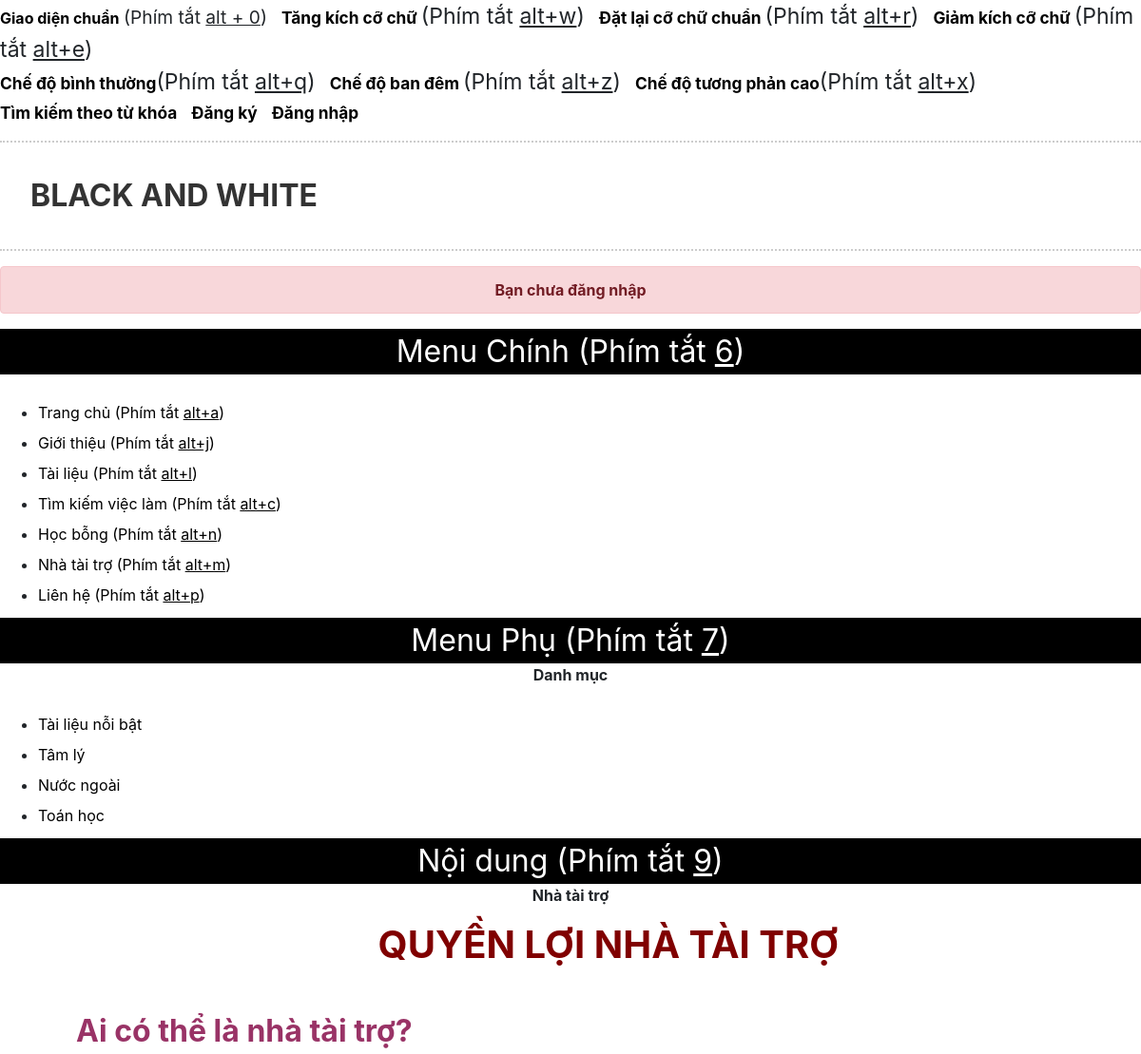
Page /aplus/index.php?page=nhataitro (upper part) on the earlier database version.
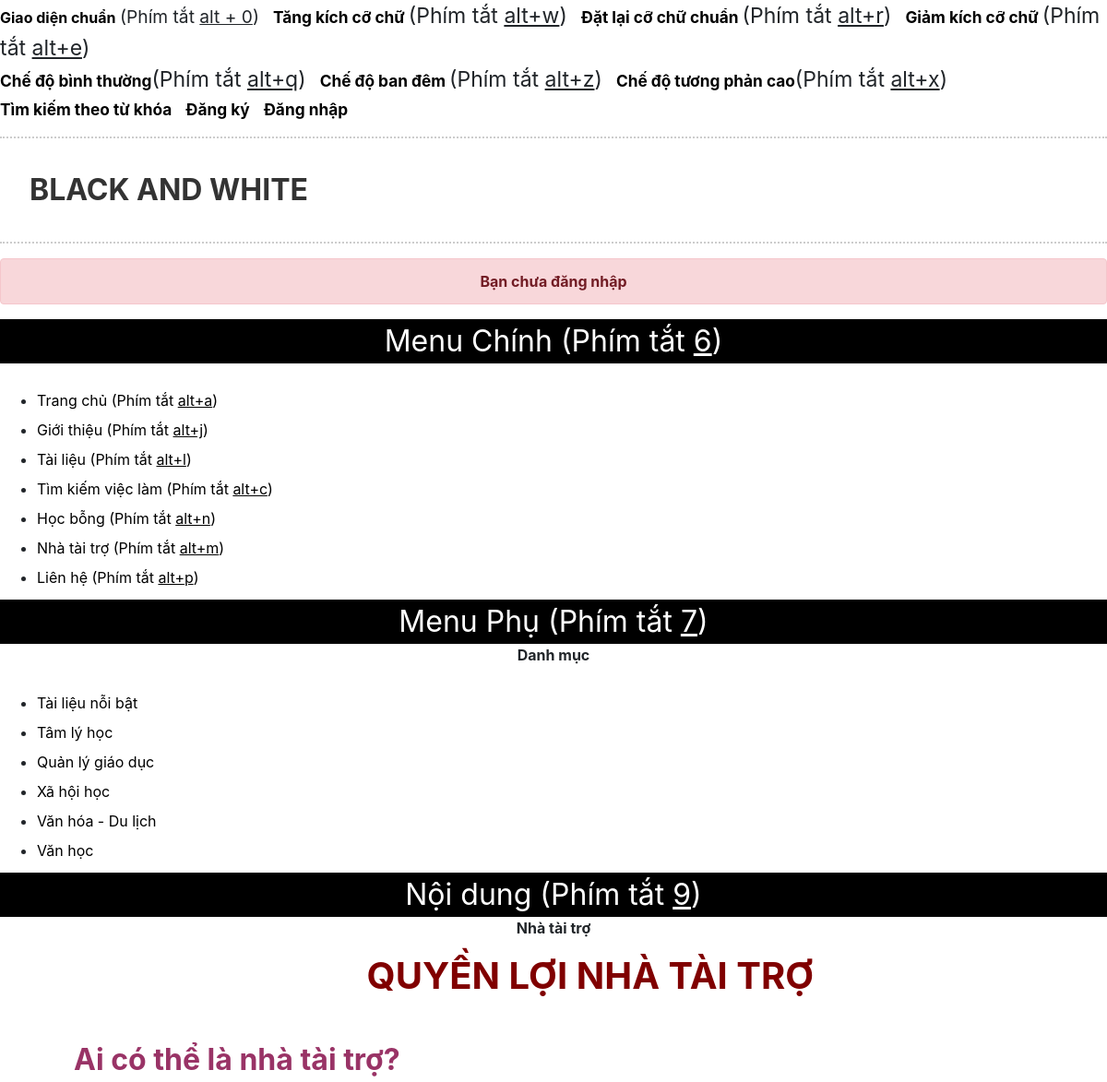
Same page on the later database version.
### tables this page shows
CREATE TABLE `category` (
  `catid` int(10) NOT NULL,
  `catname` varchar(200) NOT NULL,
  `catnameseo` varchar(200) NOT NULL
);

### class/Db.class.php (called while the page is built, shortened)
<?php
class Db{
	private $conn = null;
	public function __construct()
	{
		$host ="mysql:host=". HOST."; dbname=". DB_NAME;
		try
		{
			$this->conn = new PDO($host, DB_USER, DB_PASS);
			$this->conn->query("set names 'utf8' ");
		}
		catch (PDOException $e)
		{
			echo "Không thể kết nối cơ sở dữ liệu";
		}
	}
	public function __destruct()
	{
		$this->conn = null;
	}
	private function query($sql, $arr = array(), $mode = PDO::FETCH_ASSOC)
	{
		$pre = $this->conn->prepare($sql);
		if(!$pre->execute($arr))
		{
			echo "Không thể thực thi"; exit;
		}
		return $pre->fetchAll($mode);
	}
	public function select($sql, $arr = array(), $mode = PDO::FETCH_ASSOC)
	{
		return $this->query($sql, $arr, $mode);
	}
}
?>

### aplus/index.php (the view, shortened to what the changed rows need)
<!DOCTYPE html>
<html>
  <head>
    <link
          rel="stylesheet" href="https://maxcdn.bootstrapcdn.com/bootstrap/4.0.0-alpha.6/css/bootstrap.min.css"
>
    <link rel="stylesheet" href="style.css">
  </head>
  <body onselectstart="return false" oncontextmenu="return false">
    <div class="fontset">
    <section>
      <div id="giaodientiepcan" class="binhthuong">
        <ul>
          <?php
                $sql="SELECT * FROM category ORDER BY catid ASC LIMIT 0,5";
                $obj = new Db();
                $rows = $obj->select($sql);
                foreach ($rows as $row) {
          ?>
            <li><p class="itemmenuchinh"><a href="index.php?page=viewcat&id=<?php echo $row['catid']; ?>"><?php echo $row['catname']; ?></a></p></li>
            <?php }  ?>
        </ul>
        <?php
        if(isset($_GET['page'])){
          $page = $_GET['page'];
        }
        else $page = "";
        switch ($page) {
          case 'nhataitro':
            require_once("inc/nhataitro.php");
            break;
        }
        ?>
      </div>
      <br>
      <br>
      <br>
  </section>
    </div>
  </body>
</html>

Differences in the rows shown:
removed category: catname "Nước ngoài"
removed category: catname "Toán học"
changed category: catname "Tâm lý" → "Tâm lý học"
added category: catname "Quản lý giáo dục"
added category: catname "Xã hội học"
added category: catname "Văn hóa - Du lịch"
added category: catname "Văn học"
